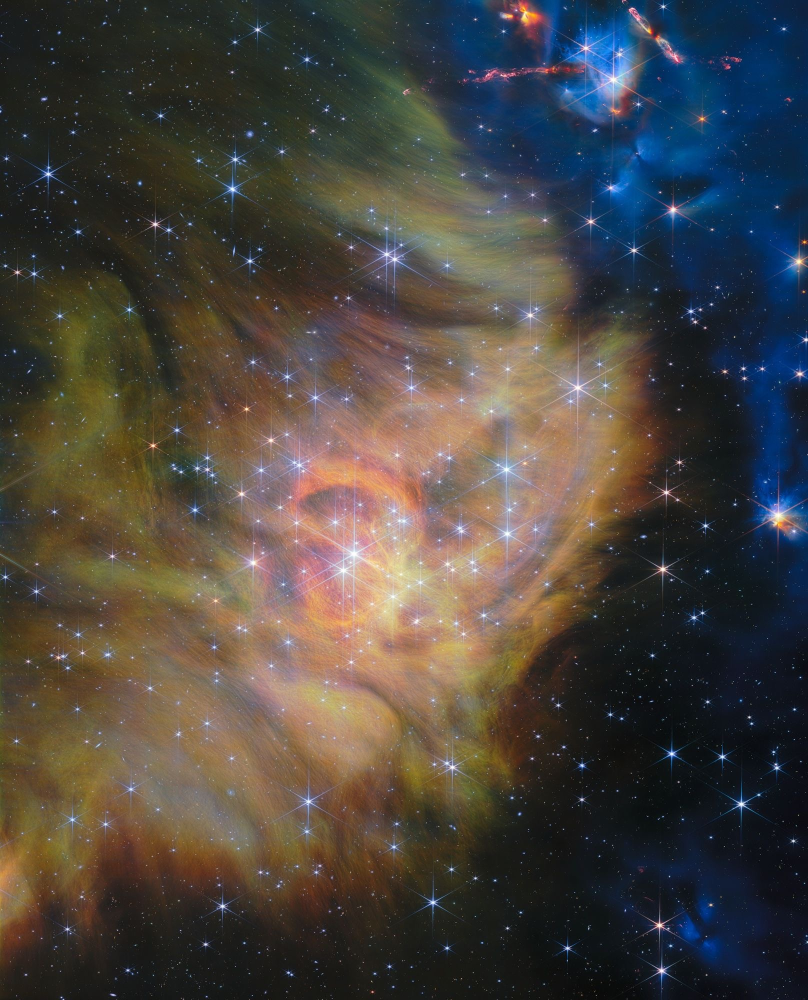
#> input picture dist/references/amber-filaments.jpeg, 1616 x 2000 px, given in place of IMG_3701.jpeg, which was not available (shown at 1/2 size)
$ python prepare_reference_nebulae.py ../dist/references/amber-filaments.jpeg
#> lines starting #> are read from the running program, lines starting #| are printed output that depends on the picture; pictures that were not available may be replaced by others from this repository, and a replacement may not be noted
"""Build deterministic volume data from the four supplied reference photographs.

Run with an upload directory argument. Originals are preserved; generated data
separates compact stars from cloud color and assigns artistic, not measured,
depth. Requires Pillow, numpy and scipy.
"""
import json
import shutil
import sys
from pathlib import Path
import numpy as np
from PIL import Image
from scipy.ndimage import median_filter, gaussian_filter, maximum_filter

ROOT = Path(__file__).resolve().parents[1]
OUT = ROOT / 'dist/references'
OUT.mkdir(exist_ok=True)
PRESETS = [
    ('rose-lagoon', 'Rose Lagoon', 'IMG_3701.jpeg', 0),
    ('golden-pillar', 'Golden Pillar', 'IMG_3700.jpeg', 1),
    ('amber-filaments', 'Amber Filaments', 'IMG_3699.jpeg', 2),
    ('crimson-outflow', 'Crimson Outflow', 'IMG_3698.jpeg', 3),
]
manifest = {}
for key, label, name, profile in PRESETS:
    original = Path(sys.argv[1]) / name
    shutil.copyfile(original, OUT / f'{key}.jpeg')
    im = Image.open(original).convert('RGB')
#> im is the input picture: PIL image 1616x2000 RGB; mean R, G, B 73.4, 68.9, 64
    im.thumbnail((512, 512), Image.Resampling.LANCZOS)
#> im: PIL image 414x512 RGB
    w, h = im.size
#> w = 414; h = 512
    rgb = np.asarray(im, dtype=np.float32) / 255
    rgba = np.concatenate([rgb, np.ones((h, w, 1))], axis=2)
    (OUT / f'{key}.rgba').write_bytes(np.uint8(np.rint(rgba*255)).tobytes())
    # Suppress point sources without blurring the large cloud filaments.
    base = median_filter(rgb, size=(5, 5, 1))
    residual = np.maximum(0, rgb-base)
    peak = residual.max(axis=2)
    mask = np.clip((peak-.025)/.13, 0, 1)[..., None]
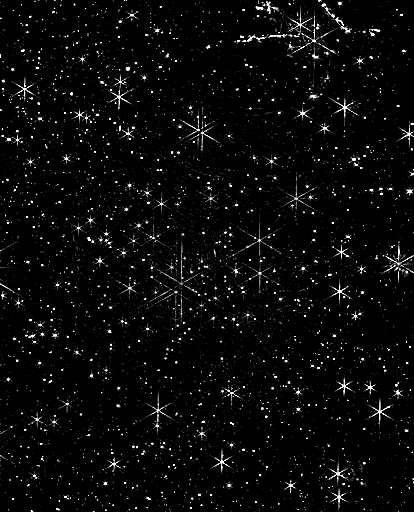
#> mask: shape (512, 414, 1) float32; min 0, max 1, mean 0.0373
    gas = rgb*(1-mask) + base*mask
    lum = gaussian_filter(gas.max(axis=2), 2)
    yy, xx = np.mgrid[0:h, 0:w]; u=xx/(w-1); v=yy/(h-1)
    r, g, b = np.moveaxis(gas, -1, 0)
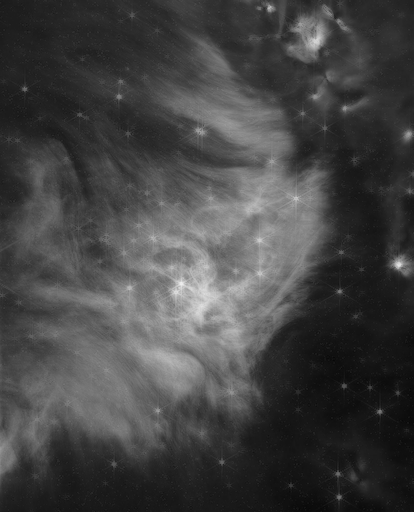
#> g: shape (512, 414) float32; min 0.0275, max 0.936, mean 0.267
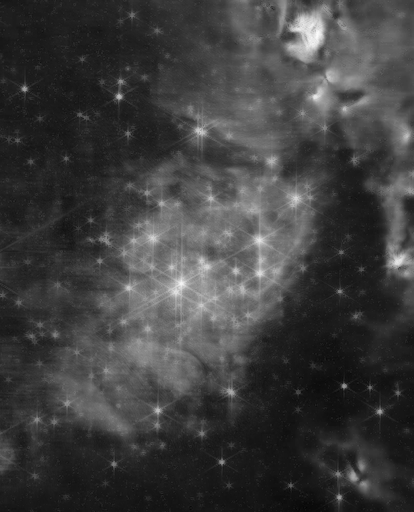
#> b: shape (512, 414) float32; min 0.0118, max 0.983, mean 0.246
    # Profiles follow the reference's cavity, pillar, flowing veil, or outflow.
    if profile == 0:
        center = .10 + .24*np.sin(u*5)*np.cos(v*4) + .15*(r-b)
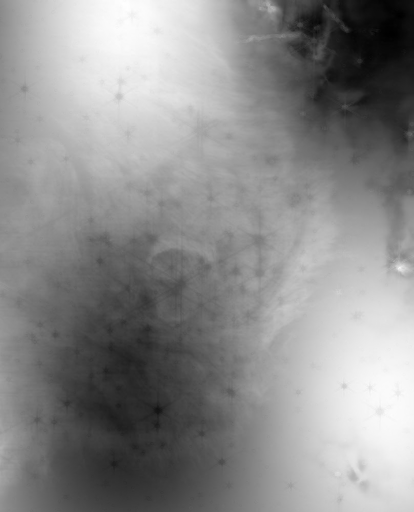
#> center: shape (512, 414) float64; min -0.197, max 0.343, mean 0.0993; drawn with min black and max white
        thickness = .20 + .30*lum
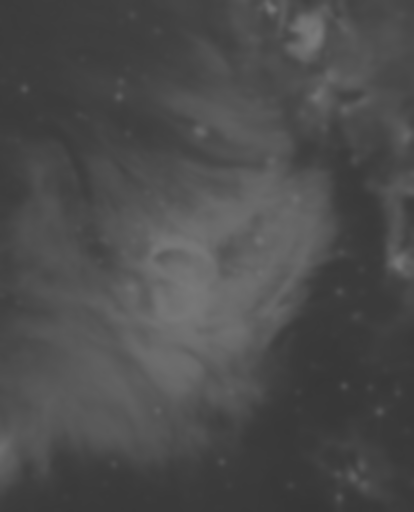
#> thickness: shape (512, 414) float32; min 0.214, max 0.479, mean 0.301
    elif profile == 1:
        center = -.24*(r-b) + .16*np.sin(v*7) + .12*(u-.5)
        thickness = .13 + .32*np.clip((r-b)*2+lum*.4, 0, 1)
    elif profile == 2:
        center = .23*np.sin(v*8+u*3) + .20*(b-r)
        thickness = .10 + .25*lum
    else:
        center = .20*(u-.5) + .22*(b-r) + .09*np.sin(v*7)
        thickness = .14 + .33*lum
    # Cloud opacity excludes the near-black sky. Dust lanes remain dark cuts.
    column = np.clip((lum-.025)*1.9, 0, 1)
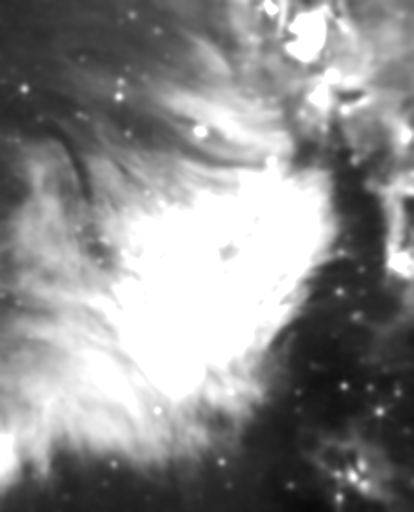
#> column: shape (512, 414) float32; min 0.0391, max 1, mean 0.556
    maps = np.stack([column, (center+.6)/1.2, (thickness-.06)/.60, np.ones_like(lum)], axis=2)
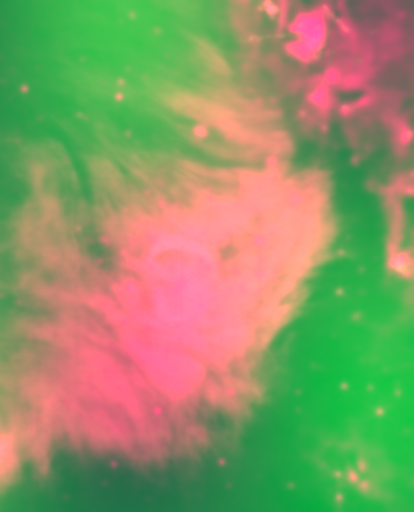
#> maps: shape (512, 414, 4) float64; mean of channels 0, 1, 2, 3 0.556, 0.583, 0.402, 1; drawn as R, G, B
    (OUT/f'{key}-depth.rgba').write_bytes(np.uint8(np.rint(np.clip(maps,0,1)*255)).tobytes())
    cloud = np.concatenate([gas, np.ones((h,w,1))], axis=2)
    (OUT/f'{key}-cloud.rgba').write_bytes(np.uint8(np.rint(cloud*255)).tobytes())
    candidates = np.argwhere((peak == maximum_filter(peak, size=7)) & (peak > .10))
#> candidates = 1170 pairs, first value 0 to 511, second value 0 to 413
    candidates = sorted(candidates, key=lambda p: float(peak[tuple(p)]), reverse=True)[:64]
#> candidates = 64 pairs, first value 3 to 509, second value 2 to 410
    stars=[]
    sx=2.2*w/max(w,h); sy=2.2*h/max(w,h)
#> after `sx = 2.2 * w / max(w, h)`: sx = 1.78
#> after `sy = 2.2 * h / max(w, h)`: sy = 2.2
    for i, (y,x) in enumerate(candidates):
        strength=float(peak[y,x]); color=rgb[y,x].copy()
        color=color/max(float(color.max()),.01)*(.30+strength*.70)
        stars.append([(float(x)+.5)/w*sx-sx/2, sy/2-(float(y)+.5)/h*sy,
                      -.72+(i%13)/13*.27, 0, 0, 0, 1, *map(float,color), float(i)*.71])
#> this loop made 64 passes
#> (y, x, strength, color) on passes 1 to 12: (483, 105, 0.745, [0.721, 0.738, 0.822]), (190, 371, 0.729, [0.811, 0.722, 0.701]), (430, 406, 0.722, [0.725, 0.749, 0.805]), (359, 362, 0.706, [0.656, 0.702, 0.794]), (409, 298, 0.706, [0.702, 0.705, 0.794]), (93, 71, 0.698, [0.489, 0.607, 0.789]), (387, 370, 0.698, [0.662, 0.752, 0.789]), (191, 410, 0.69, [0.783, 0.724, 0.709]), (193, 381, 0.686, [0.765, 0.727, 0.78]), (269, 361, 0.682, [0.655, 0.724, 0.778]), (335, 334, 0.682, [0.617, 0.679, 0.778]), (50, 22, 0.678, [0.572, 0.594, 0.775])
#> after the loop, stars = 64 items
    preview_w=round(w/max(w,h)*256); preview_h=round(h/max(w,h)*256)
#> after `preview_w = round(w / max(w, h) * 256)`: preview_w = 207
#> after `preview_h = round(h / max(w, h) * 256)`: preview_h = 256
    manifest[key]={'label':label,'image':f'references/{key}.jpeg','pixels':f'references/{key}.rgba',
        'width':w,'height':h,'reference':True,'cloud':f'references/{key}-cloud.rgba',
        'depth':f'references/{key}-depth.rgba','stars':stars,'previewWidth':preview_w,
        'previewHeight':preview_h,'zoom':1.65,'spikes':profile!=0,
        'sourceFile':name,'profile':profile}
    print(key, w, h, len(stars), 'stars')
#| rose-lagoon 414 512 64 stars
#> pass 2 of the loop `for key, label, name, profile in PRESETS:`:
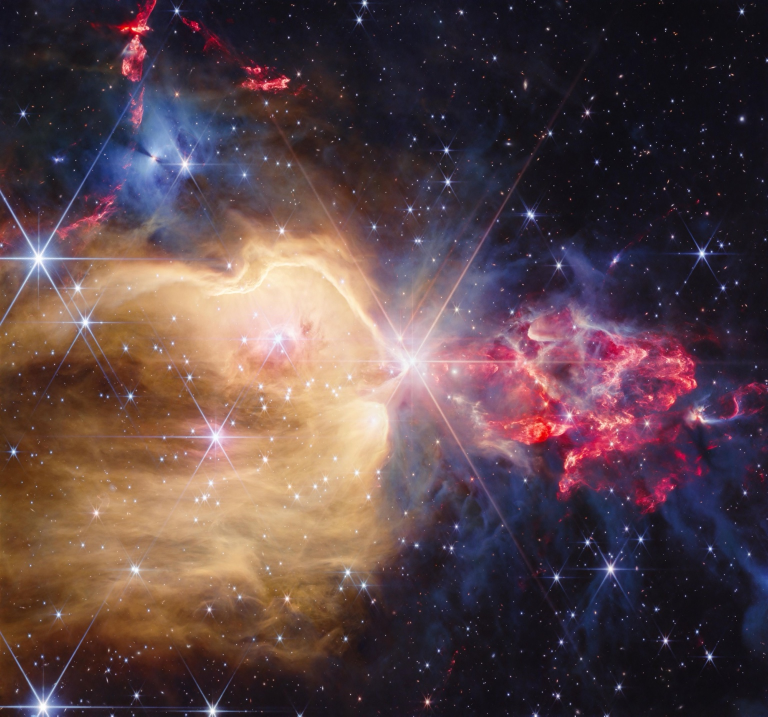
#> input picture dist/references/crimson-outflow.jpeg, 1536 x 1433 px, given in place of IMG_3700.jpeg, which was not available (shown at 1/2 size)
#> im is the input picture: PIL image 1536x1433 RGB; mean R, G, B 90.9, 69.2, 71.6
#> im: PIL image 512x478 RGB
#> rgb: shape (478, 512, 3) float32
#> rgba: shape (478, 512, 4) float64
#> base: shape (478, 512, 3) float32
#> residual: shape (478, 512, 3) float32
#> peak: shape (478, 512) float32
#> mask: shape (478, 512, 1) float32
#> gas: shape (478, 512, 3) float32
#> lum: shape (478, 512) float32
#> r: shape (478, 512) float32
#> g: shape (478, 512) float32
#> b: shape (478, 512) float32
#> `column = np.clip((lum-.025)*1.9, 0, 1)`:
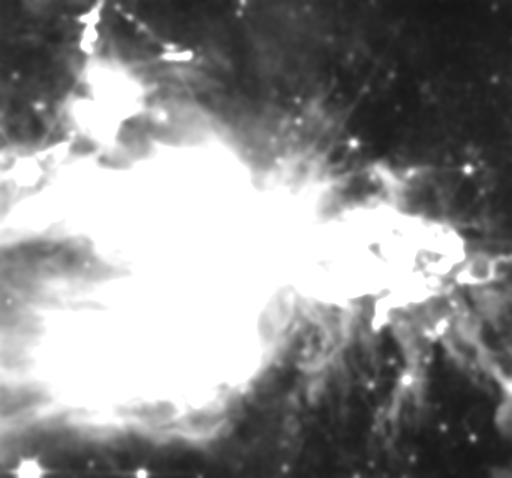
#> column: shape (478, 512) float32; min 0.0836, max 1, mean 0.569
#> `maps = np.stack([column, (center+.6)/1.2, (thickness-.06)/.60, np.ones..`:
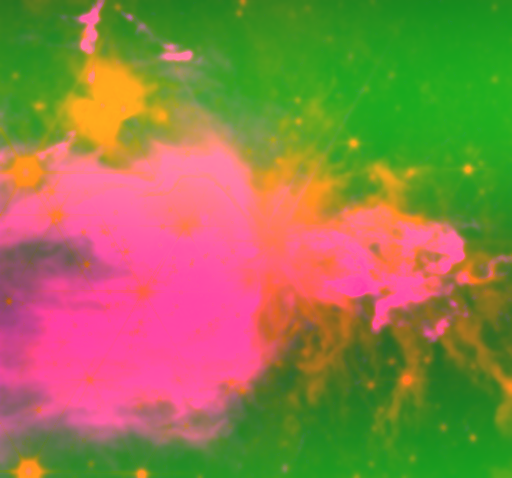
#> maps: shape (478, 512, 4) float64; mean of channels 0, 1, 2, 3 0.569, 0.489, 0.29, 1; drawn as R, G, B
#> cloud: shape (478, 512, 4) float64
#> `candidates = np.argwhere((peak == maximum_filter(peak, size=7)) & (pea..`: candidates = 1486 pairs, first value 0 to 477, second value 0 to 511
#> `candidates = sorted(candidates, key=lambda p: float(peak[tuple(p)]), r..`: candidates = 64 pairs, first value 5 to 477, second value 15 to 511
#> the loop `for i, (y,x) in enumerate(candidates):` made 64 passes
#> (y, x, strength, color) on passes 1 to 8: (142, 471, 0.78, [0.846, 0.653, 0.737]), (19, 89, 0.753, [0.827, 0.791, 0.691]), (263, 67, 0.749, [0.665, 0.675, 0.824]), (426, 230, 0.722, [0.71, 0.739, 0.805]), (7, 494, 0.71, [0.702, 0.737, 0.797]), (421, 464, 0.706, [0.627, 0.662, 0.794]), (40, 511, 0.694, [0.636, 0.664, 0.786]), (75, 391, 0.69, [0.777, 0.744, 0.783])
#| golden-pillar 512 478 64 stars
#> (the run stopped early here; a loop or call above may not have finished)
